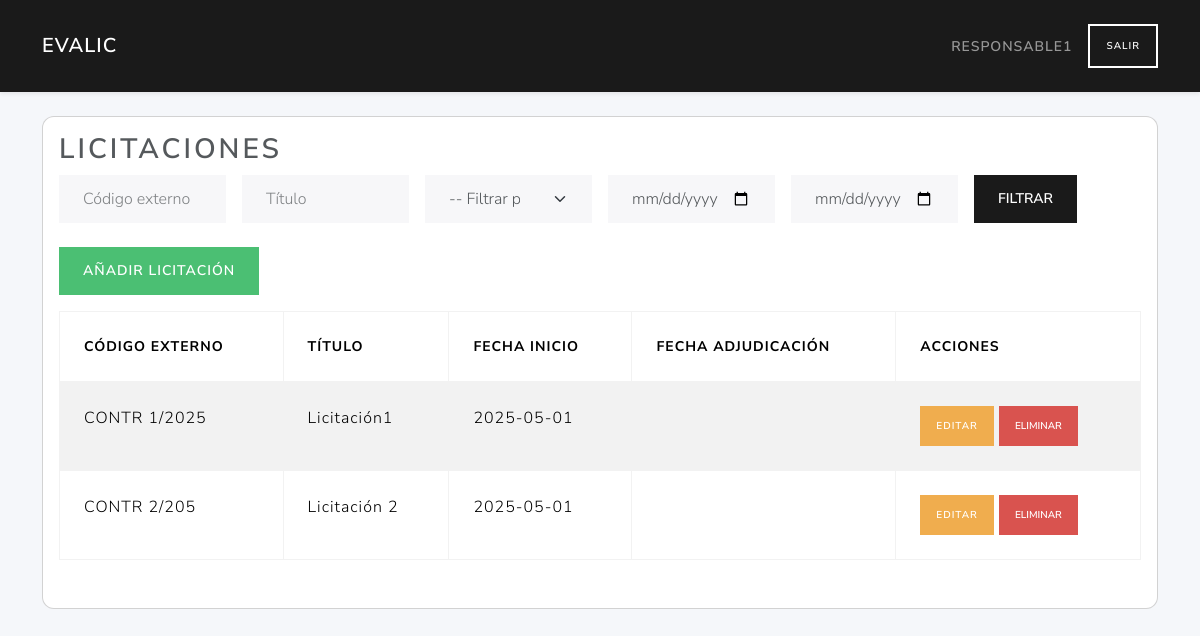
The page /licitaciones/ (signed in) on the database as committed earlier.
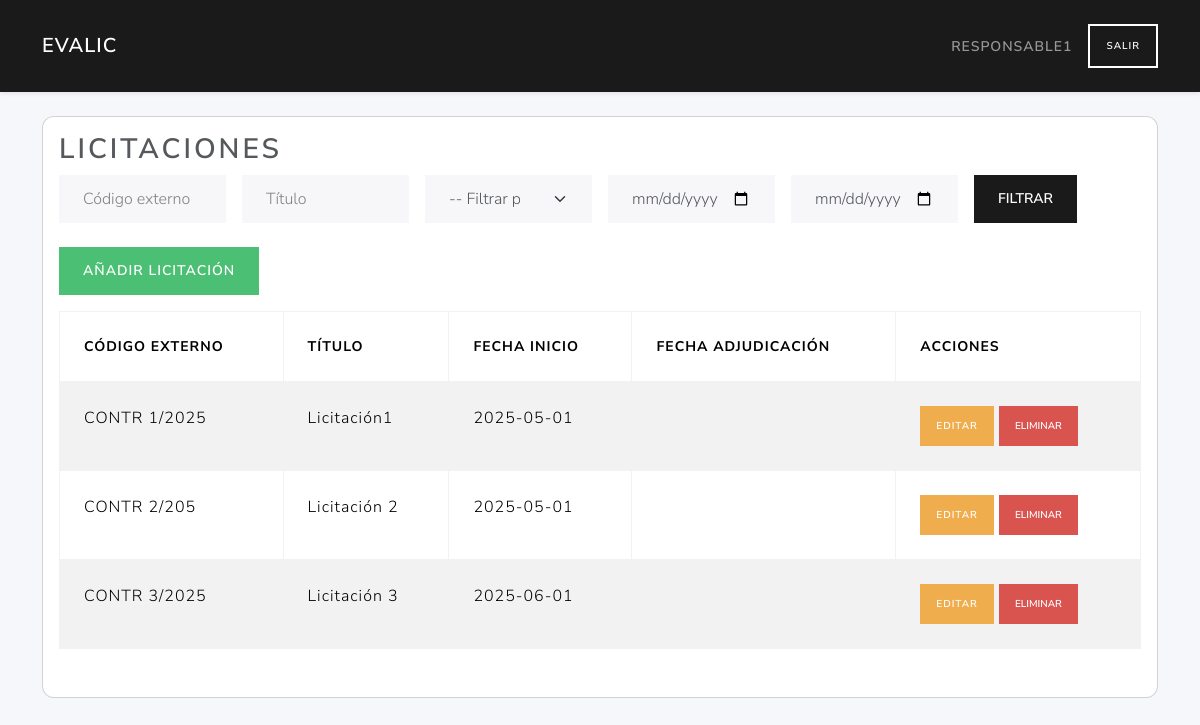
The same page on the database as committed later.
### tables this page shows
CREATE TABLE licitaciones (
        id INTEGER PRIMARY KEY AUTOINCREMENT,
        user_id INTEGER NOT NULL,
        external_id TEXT NOT NULL,
        title TEXT NOT NULL,
        description TEXT,
        fecha_inicio TEXT NOT NULL,
        fecha_adjudicacion TEXT,
        FOREIGN KEY (user_id) REFERENCES users(id)
    );

### routes/licitaciones_routes.py (the view)
@licitaciones_bp.route('/', methods=('GET',))
def index():
    if 'user_id' not in session or session.get('role_id') != 2:
        return redirect(url_for('auth.login'))
    db = get_db(current_app)
    user_id = session.get('user_id')
    lic_rows = list_licitaciones(db)
    licitaciones = [l for l in lic_rows if l['user_id'] == user_id]
    page = request.args.get('page', 1, type=int)
    per_page = current_app.config.get('LIC_PER_PAGE', 10)
    total = len(licitaciones)
    total_pages = ceil(total / per_page) if total else 1
    start = (page - 1) * per_page
    end = start + per_page
    licitaciones = licitaciones[start:end]
    responsable_id = get_role_id(db, 'responsable')
    is_responsable = session.get('role_id') == responsable_id
    return render_template(
        'licitaciones/index.html',
        licitaciones=licitaciones,
        is_responsable=is_responsable,
        total_pages=total_pages,
        current_page=page,
        request=request
    )

### app.py (called while the page is built)
def create_app():
    app = Flask(__name__)
    app.config.from_object(Config)
    @app.context_processor
    def utility_processor():
        from flask import request, url_for
        def url_for_other_page(page):
            args = request.args.copy()
            args['page'] = page
            return url_for('licitaciones.index', **args)
        return dict(url_for_other_page=url_for_other_page)
    app.teardown_appcontext(close_connection)
    with app.app_context():
        init_db(app)
    app.register_blueprint(auth_bp)
    app.register_blueprint(user_bp)
    app.register_blueprint(licitaciones_bp)
    app.register_blueprint(ofertas_bp)
    app.register_blueprint(licitantes_bp)
    app.register_blueprint(evaluador_bp)
    from routes.criterios_routes import criterios_bp
    app.register_blueprint(criterios_bp)
    return app

### models/dao.py (called while the page is built)
def get_db(app):
    db = getattr(g, '_database', None)
    if db is None:
        db = g._database = sqlite3.connect(app.config['DATABASE'])
        db.row_factory = sqlite3.Row
    return db

def close_connection(exception):
    db = getattr(g, '_database', None)
    if db is not None:
        db.close()

### services/licitacion_service.py (called while the page is built)
def list_licitaciones(db):
    return data_list(db)

### templates/licitaciones/index.html (shortened to what this page needs)
{% extends 'base.html' %}
{% block content %}
<div class="card mb-4">
  <div class="card-body">
    <h2 class="card-title">Licitaciones</h2>
    <form method="get" class="row g-3 mb-4 flex-nowrap">
      <div class="col-md-2">
        <input type="text" name="external_id" class="form-control" placeholder="Código externo" value="{{ request.args.get('external_id', '') }}">
      </div>
      <div class="col-md-2">
        <input type="text" name="title" class="form-control" placeholder="Título" value="{{ request.args.get('title', '') }}">
      </div>
      <div class="col-md-2">
        <select name="fecha_tipo" class="form-select">
          <option value="">-- Filtrar por fecha --</option>
        </select>
      </div>
      <div class="col-md-2">
        <input type="date" name="fecha_desde" class="form-control" value="{{ request.args.get('fecha_desde', '') }}">
      </div>
      <div class="col-md-2">
        <input type="date" name="fecha_hasta" class="form-control" value="{{ request.args.get('fecha_hasta', '') }}">
      </div>
      <div class="col-md-2">
        <button type="submit" class="btn btn-primary">Filtrar</button>
      </div>
    </form>
    <a href="{{ url_for('licitaciones.create_licitacion_route') }}" class="btn btn-success mb-3">Añadir licitación</a>
    <table class="table table-bordered table-striped">
      <thead>
        <tr>
          <th>Código externo</th>
          <th>Título</th>
          <th>Fecha inicio</th>
          <th>Fecha adjudicación</th>
          <th>Acciones</th>
        </tr>
      </thead>
      <tbody>
        {% for lic in licitaciones %}
        <tr>
          <td>{{ lic.external_id }}</td>
          <td>{{ lic.title }}</td>
          <td>{{ lic.fecha_inicio }}</td>
          <td>{{ lic.fecha_adjudicacion }}</td>
          <td>
            <a href="{{ url_for('licitaciones.edit_licitacion_route', lic_id=lic.id) }}" class="btn btn-sm btn-warning">Editar</a>
            {% if is_responsable %}
              <form action="{{ url_for('licitaciones.delete_licitacion_route', lic_id=lic.id) }}" method="post" style="display:inline-block;" onsubmit="return confirm('¿Estás seguro de que quieres eliminar esta licitación?');">
                <button type="submit" class="btn btn-danger btn-sm">Eliminar</button>
              </form>
            {% endif %}
          </td>
        </tr>
        {% endfor %}
      </tbody>
    </table>
  </div>
</div>
{% endblock %}

Rows that differ between the two databases and show on the page:
added licitaciones: external_id "CONTR 3/2025", title "Licitación 3", fecha_inicio "2025-06-01"
